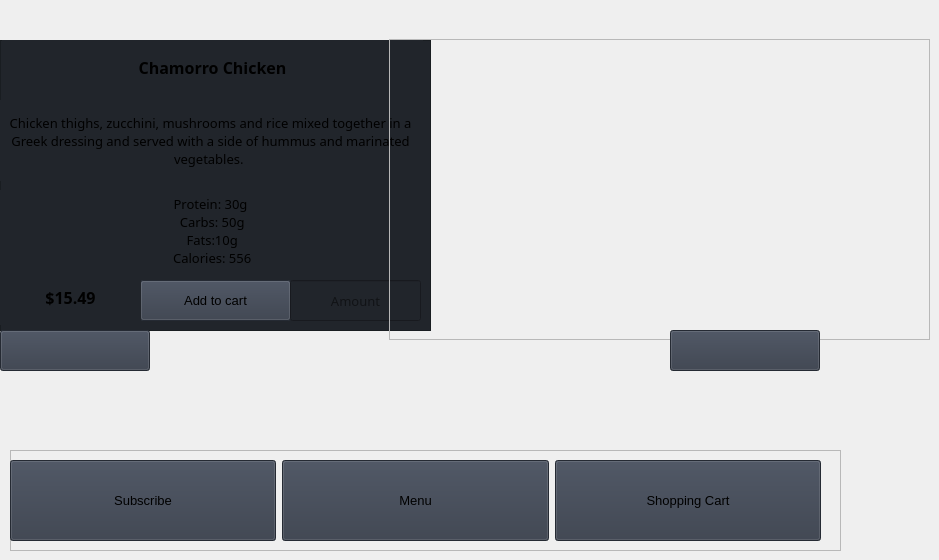
                     <widget class="QWidget" name="home_page">
                      <widget class="QFrame" name="bottom_Frame">
                       <property name="geometry">
                        <rect>
                         <x>10</x>
                         <y>450</y>
                         <width>831</width>
                         <height>101</height>
                        </rect>
                       </property>
                       <property name="frameShape">
                        <enum>QFrame::StyledPanel</enum>
                       </property>
                       <property name="frameShadow">
                        <enum>QFrame::Raised</enum>
                       </property>
                       <widget class="QWidget" name="gridLayoutWidget">
                        <property name="geometry">
                         <rect>
                          <x>0</x>
                          <y>10</y>
                          <width>811</width>
                          <height>81</height>
                         </rect>
                        </property>
                        <layout class="QGridLayout" name="gridLayout_3">
                         <item row="0" column="2">
                          <widget class="QPushButton" name="ShoppingCart_button">
                           <property name="enabled">
                            <bool>true</bool>
                           </property>
                           <property name="sizePolicy">
                            <sizepolicy hsizetype="Minimum" vsizetype="MinimumExpanding">
                             <horstretch>0</horstretch>
                             <verstretch>0</verstretch>
                            </sizepolicy>
                           </property>
                           <property name="minimumSize">
                            <size>
                             <width>150</width>
                             <height>30</height>
                            </size>
                           </property>
                           <property name="font">
                            <font>
                             <family>Segoe UI</family>
                             <pointsize>10</pointsize>
                             <italic>false</italic>
                             <bold>false</bold>
                            </font>
                           </property>
                           <property name="cursor">
                            <cursorShape>PointingHandCursor</cursorShape>
                           </property>
                           <property name="contextMenuPolicy">
                            <enum>Qt::DefaultContextMenu</enum>
                           </property>
                           <property name="toolTip">
                            <string/>
                           </property>
                           <property name="styleSheet">
                            <string notr="true">background-color: rgb(52, 59, 72);</string>
                           </property>
                           <property name="text">
                            <string>Shopping Cart</string>
                           </property>
                           <property name="icon">
                            <iconset resource="../../project/pirate/resources.qrc">
                             <normaloff>:/icons/images/icons/cil-cart.png</normaloff>:/icons/images/icons/cil-cart.png</iconset>
                           </property>
                           <property name="default">
                            <bool>false</bool>
                           </property>
                          </widget>
                         </item>
                         <item row="0" column="0">
                          <widget class="QPushButton" name="Subscribe_Button">
                           <property name="enabled">
                            <bool>true</bool>
                           </property>
                           <property name="sizePolicy">
                            <sizepolicy hsizetype="Minimum" vsizetype="MinimumExpanding">
                             <horstretch>0</horstretch>
                             <verstretch>0</verstretch>
                            </sizepolicy>
                           </property>
                           <property name="minimumSize">
                            <size>
                             <width>150</width>
                             <height>30</height>
                            </size>
                           </property>
                           <property name="font">
                            <font>
                             <family>Segoe UI</family>
                             <pointsize>10</pointsize>
                             <italic>false</italic>
                             <bold>false</bold>
                            </font>
                           </property>
                           <property name="cursor">
                            <cursorShape>PointingHandCursor</cursorShape>
                           </property>
                           <property name="contextMenuPolicy">
                            <enum>Qt::DefaultContextMenu</enum>
                           </property>
                           <property name="toolTip">
                            <string/>
                           </property>
                           <property name="styleSheet">
                            <string notr="true">background-color: rgb(52, 59, 72);</string>
                           </property>
                           <property name="text">
                            <string>Subscribe</string>
                           </property>
                           <property name="icon">
                            <iconset resource="../../project/pirate/resources.qrc">
                             <normaloff>:/icons/images/icons/cil-star.png</normaloff>:/icons/images/icons/cil-star.png</iconset>
                           </property>
                           <property name="default">
                            <bool>false</bool>
                           </property>
                          </widget>
                         </item>
                         <item row="0" column="1">
                          <widget class="QPushButton" name="Menu_Button">
                           <property name="enabled">
                            <bool>true</bool>
                           </property>
                           <property name="sizePolicy">
                            <sizepolicy hsizetype="Minimum" vsizetype="MinimumExpanding">
                             <horstretch>0</horstretch>
                             <verstretch>0</verstretch>
                            </sizepolicy>
                           </property>
                           <property name="minimumSize">
                            <size>
                             <width>150</width>
                             <height>30</height>
                            </size>
                           </property>
                           <property name="font">
                            <font>
                             <family>Segoe UI</family>
                             <pointsize>10</pointsize>
                             <italic>false</italic>
                             <bold>false</bold>
                            </font>
                           </property>
                           <property name="cursor">
                            <cursorShape>PointingHandCursor</cursorShape>
                           </property>
                           <property name="contextMenuPolicy">
                            <enum>Qt::DefaultContextMenu</enum>
                           </property>
                           <property name="toolTip">
                            <string/>
                           </property>
                           <property name="styleSheet">
                            <string notr="true">background-color: rgb(52, 59, 72);</string>
                           </property>
                           <property name="text">
                            <string>Menu</string>
                           </property>
                           <property name="icon">
                            <iconset resource="../../project/pirate/resources.qrc">
                             <normaloff>:/icons/images/icons/cil-browser.png</normaloff>:/icons/images/icons/cil-browser.png</iconset>
                           </property>
                           <property name="iconSize">
                            <size>
                             <width>16</width>
                             <height>16</height>
                            </size>
                           </property>
                           <property name="default">
                            <bool>false</bool>
                           </property>
                          </widget>
                         </item>
                        </layout>
                       </widget>
                      </widget>
                      <widget class="QFrame" name="pic_frame">
                       <property name="geometry">
                        <rect>
                         <x>389</x>
                         <y>39</y>
                         <width>541</width>
                         <height>301</height>
                        </rect>
                       </property>
                       <property name="frameShape">
                        <enum>QFrame::StyledPanel</enum>
                       </property>
                       <property name="frameShadow">
                        <enum>QFrame::Raised</enum>
                       </property>
                       <widget class="QLabel" name="pic_input">
                        <property name="geometry">
                         <rect>
                          <x>40</x>
                          <y>0</y>
                          <width>391</width>
                          <height>291</height>
                         </rect>
                        </property>
                        <property name="text">
                         <string/>
                        </property>
                        <property name="pixmap">
                         <pixmap resource="../../project/pirate/resources.qrc">:/ui_images/ui_images/chamorro_chicken.jpg</pixmap>
                        </property>
                        <property name="scaledContents">
                         <bool>true</bool>
                        </property>
                       </widget>
                      </widget>
                      <widget class="QFrame" name="frame_2">
                       <property name="geometry">
                        <rect>
                         <x>0</x>
                         <y>40</y>
                         <width>431</width>
                         <height>291</height>
                        </rect>
                       </property>
                       <property name="styleSheet">
                        <string notr="true">background-color: rgb(33, 37, 43);</string>
                       </property>
                       <property name="frameShape">
                        <enum>QFrame::StyledPanel</enum>
                       </property>
                       <property name="frameShadow">
                        <enum>QFrame::Raised</enum>
                       </property>
                       <widget class="QLabel" name="Description_Label">
                        <property name="enabled">
                         <bool>true</bool>
                        </property>
                        <property name="geometry">
                         <rect>
                          <x>0</x>
                          <y>60</y>
                          <width>421</width>
                          <height>81</height>
                         </rect>
                        </property>
                        <property name="font">
                         <font>
                          <family>Ofelia Display</family>
                          <pointsize>10</pointsize>
                          <italic>false</italic>
                          <bold>false</bold>
                         </font>
                        </property>
                        <property name="styleSheet">
                         <string notr="true">font: 700 12pt &quot;Ofelia Display&quot;;
font: 10pt &quot;Ofelia Display&quot;;</string>
                        </property>
                        <property name="text">
                         <string>Chicken thighs, zucchini, mushrooms and rice mixed together in a Greek dressing and served with a side of hummus and marinated vegetables. </string>
                        </property>
                        <property name="alignment">
                         <set>Qt::AlignCenter</set>
                        </property>
                        <property name="wordWrap">
                         <bool>true</bool>
                        </property>
                       </widget>
                       <widget class="QLabel" name="Nutrition_Label">
                        <property name="enabled">
                         <bool>true</bool>
                        </property>
                        <property name="geometry">
                         <rect>
                          <x>0</x>
                          <y>150</y>
                          <width>421</width>
                          <height>81</height>
                         </rect>
                        </property>
                        <property name="font">
                         <font>
                          <family>Ofelia Display</family>
                          <pointsize>10</pointsize>
                          <italic>false</italic>
                          <bold>false</bold>
                         </font>
                        </property>
                        <property name="styleSheet">
                         <string notr="true">font: 700 12pt &quot;Ofelia Display&quot;;
font: 10pt &quot;Ofelia Display&quot;;</string>
                        </property>
                        <property name="text">
                         <string>Protein: 30g 
 Carbs: 50g 
 Fats:10g 
 Calories: 556</string>
                        </property>
                        <property name="alignment">
                         <set>Qt::AlignCenter</set>
                        </property>
                        <property name="wordWrap">
                         <bool>true</bool>
                        </property>
                       </widget>
                       <widget class="QLabel" name="Featured_Label">
                        <property name="enabled">
                         <bool>true</bool>
                        </property>
                        <property name="geometry">
                         <rect>
                          <x>2</x>
                          <y>0</y>
                          <width>421</width>
                          <height>55</height>
                         </rect>
                        </property>
                        <property name="font">
                         <font>
                          <family>Ofelia Display</family>
                          <pointsize>12</pointsize>
                          <italic>false</italic>
                          <bold>true</bold>
                         </font>
                        </property>
                        <property name="styleSheet">
                         <string notr="true">font: 700 12pt &quot;Ofelia Display&quot;;</string>
                        </property>
                        <property name="text">
                         <string>Chamorro Chicken</string>
                        </property>
                        <property name="alignment">
                         <set>Qt::AlignCenter</set>
                        </property>
                        <property name="wordWrap">
                         <bool>false</bool>
                        </property>
                       </widget>
                       <widget class="QPushButton" name="Button_Addtocart">
                        <property name="enabled">
                         <bool>true</bool>
                        </property>
                        <property name="geometry">
                         <rect>
                          <x>140</x>
                          <y>240</y>
                          <width>151</width>
                          <height>41</height>
                         </rect>
                        </property>
                        <property name="sizePolicy">
                         <sizepolicy hsizetype="Minimum" vsizetype="MinimumExpanding">
                          <horstretch>0</horstretch>
                          <verstretch>0</verstretch>
                         </sizepolicy>
                        </property>
                        <property name="minimumSize">
                         <size>
                          <width>150</width>
                          <height>30</height>
                         </size>
                        </property>
                        <property name="font">
                         <font>
                          <family>Segoe UI</family>
                          <pointsize>10</pointsize>
                          <italic>false</italic>
                          <bold>false</bold>
                         </font>
                        </property>
                        <property name="cursor">
                         <cursorShape>PointingHandCursor</cursorShape>
                        </property>
                        <property name="contextMenuPolicy">
                         <enum>Qt::DefaultContextMenu</enum>
                        </property>
                        <property name="toolTip">
                         <string/>
                        </property>
                        <property name="styleSheet">
                         <string notr="true">background-color: rgb(52, 59, 72);</string>
                        </property>
                        <property name="text">
                         <string>Add to cart</string>
                        </property>
                        <property name="icon">
                         <iconset resource="../../project/pirate/resources.qrc">
                          <normaloff>:/icons/images/icons/cil-paper-plane.png</normaloff>:/icons/images/icons/cil-paper-plane.png</iconset>
                        </property>
                        <property name="default">
                         <bool>false</bool>
                        </property>
                       </widget>
                       <widget class="QLabel" name="Price_Label">
                        <property name="enabled">
                         <bool>true</bool>
                        </property>
                        <property name="geometry">
                         <rect>
                          <x>0</x>
                          <y>230</y>
                          <width>141</width>
                          <height>55</height>
                         </rect>
                        </property>
                        <property name="font">
                         <font>
                          <family>Ofelia Display</family>
                          <pointsize>12</pointsize>
                          <italic>false</italic>
                          <bold>true</bold>
                         </font>
                        </property>
                        <property name="styleSheet">
                         <string notr="true">font: 700 12pt &quot;Ofelia Display&quot;;</string>
                        </property>
                        <property name="text">
                         <string>$15.49</string>
                        </property>
                        <property name="alignment">
                         <set>Qt::AlignCenter</set>
                        </property>
                        <property name="wordWrap">
                         <bool>false</bool>
                        </property>
                       </widget>
                       <widget class="QLineEdit" name="Textbox_Amount">
                        <property name="geometry">
                         <rect>
                          <x>290</x>
                          <y>240</y>
                          <width>131</width>
                          <height>41</height>
                         </rect>
                        </property>
                        <property name="minimumSize">
                         <size>
                          <width>0</width>
                          <height>30</height>
                         </size>
                        </property>
                        <property name="font">
                         <font>
                          <family>Ofelia Display</family>
                          <pointsize>10</pointsize>
                          <italic>false</italic>
                          <bold>false</bold>
                         </font>
                        </property>
                        <property name="styleSheet">
                         <string notr="true">background-color: rgb(33, 37, 43);
font: 10pt &quot;Ofelia Display&quot;;</string>
                        </property>
                        <property name="text">
                         <string/>
                        </property>
                        <property name="alignment">
                         <set>Qt::AlignCenter</set>
                        </property>
                        <property name="placeholderText">
                         <string>Amount</string>
                        </property>
                        <property name="clearButtonEnabled">
                         <bool>true</bool>
                        </property>
                       </widget>
                      </widget>
                      <widget class="QPushButton" name="button_goright">
                       <property name="enabled">
                        <bool>true</bool>
                       </property>
                       <property name="geometry">
                        <rect>
                         <x>670</x>
                         <y>330</y>
                         <width>150</width>
                         <height>41</height>
                        </rect>
                       </property>
                       <property name="sizePolicy">
                        <sizepolicy hsizetype="Minimum" vsizetype="MinimumExpanding">
                         <horstretch>0</horstretch>
                         <verstretch>0</verstretch>
                        </sizepolicy>
                       </property>
                       <property name="minimumSize">
                        <size>
                         <width>150</width>
                         <height>30</height>
                        </size>
                       </property>
                       <property name="font">
                        <font>
                         <family>Segoe UI</family>
                         <pointsize>10</pointsize>
                         <italic>false</italic>
                         <bold>false</bold>
                        </font>
                       </property>
                       <property name="cursor">
                        <cursorShape>PointingHandCursor</cursorShape>
                       </property>
                       <property name="contextMenuPolicy">
                        <enum>Qt::DefaultContextMenu</enum>
                       </property>
                       <property name="toolTip">
                        <string/>
                       </property>
                       <property name="styleSheet">
                        <string notr="true">background-color: rgb(52, 59, 72);</string>
                       </property>
                       <property name="text">
                        <string/>
                       </property>
                       <property name="icon">
                        <iconset resource="../../project/pirate/resources.qrc">
                         <normaloff>:/icons/images/icons/cil-chevron-circle-right-alt.png</normaloff>:/icons/images/icons/cil-chevron-circle-right-alt.png</iconset>
                       </property>
                       <property name="default">
                        <bool>false</bool>
                       </property>
                      </widget>
                      <widget class="QPushButton" name="button_goleft">
                       <property name="enabled">
                        <bool>true</bool>
                       </property>
                       <property name="geometry">
                        <rect>
                         <x>0</x>
                         <y>330</y>
                         <width>150</width>
                         <height>41</height>
                        </rect>
                       </property>
                       <property name="sizePolicy">
                        <sizepolicy hsizetype="Minimum" vsizetype="MinimumExpanding">
                         <horstretch>0</horstretch>
                         <verstretch>0</verstretch>
                        </sizepolicy>
                       </property>
                       <property name="minimumSize">
                        <size>
                         <width>150</width>
                         <height>30</height>
                        </size>
                       </property>
                       <property name="font">
                        <font>
                         <family>Segoe UI</family>
                         <pointsize>10</pointsize>
                         <italic>false</italic>
                         <bold>false</bold>
                        </font>
                       </property>
                       <property name="cursor">
                        <cursorShape>PointingHandCursor</cursorShape>
                       </property>
                       <property name="contextMenuPolicy">
                        <enum>Qt::DefaultContextMenu</enum>
                       </property>
                       <property name="toolTip">
                        <string/>
                       </property>
                       <property name="styleSheet">
                        <string notr="true">background-color: rgb(52, 59, 72);</string>
                       </property>
                       <property name="text">
                        <string/>
                       </property>
                       <property name="icon">
                        <iconset resource="../../project/pirate/resources.qrc">
                         <normaloff>:/icons/images/icons/cil-chevron-circle-left-alt.png</normaloff>:/icons/images/icons/cil-chevron-circle-left-alt.png</iconset>
                       </property>
                       <property name="default">
                        <bool>false</bool>
                       </property>
                      </widget>
                      <zorder>frame_2</zorder>
                      <zorder>bottom_Frame</zorder>
                      <zorder>pic_frame</zorder>
                      <zorder>button_goright</zorder>
                      <zorder>button_goleft</zorder>
                     </widget>
